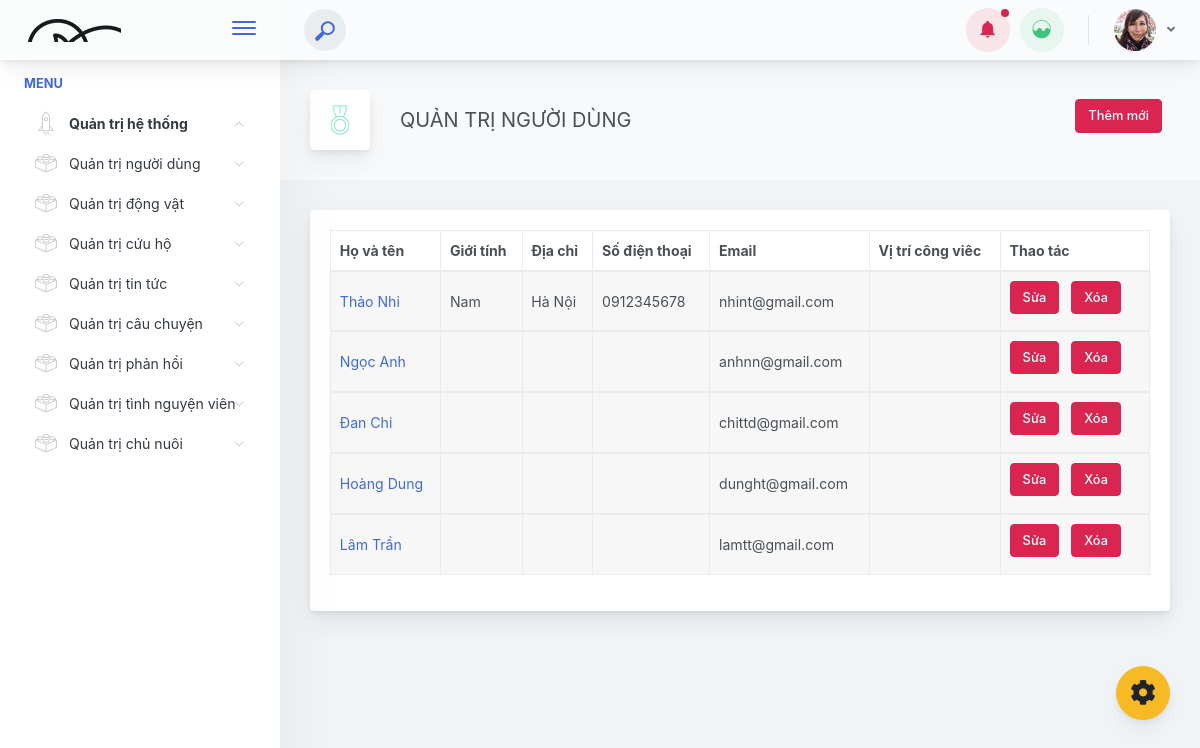
/index.php/admin/quan_tri_nguoi_dung, run on an earlier commit of the app's database.
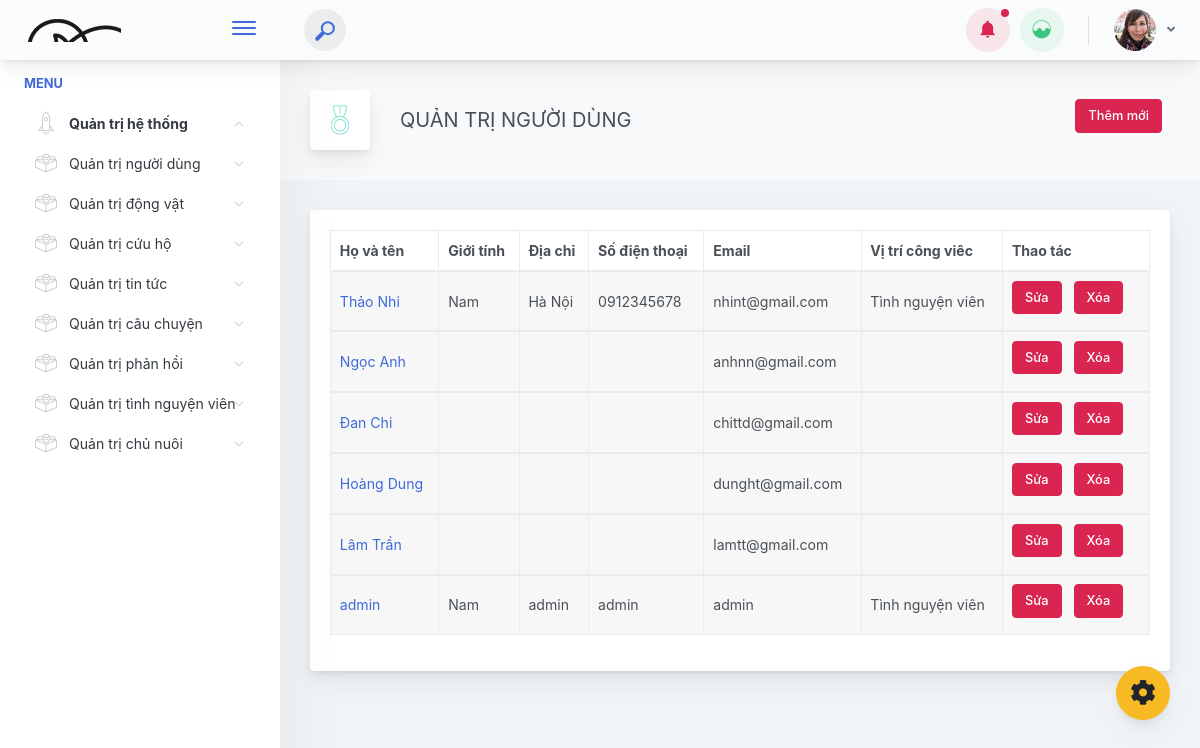
And on a later commit of the database.
### tables this page shows
CREATE TABLE `tbl_user` (
  `id` int(11) NOT NULL,
  `ho_ten` varchar(200) NOT NULL,
  `gioi_tinh_id` int(11) NOT NULL,
  `dia_chi` varchar(200) NOT NULL,
  `sdt` varchar(10) NOT NULL,
  `email` varchar(200) NOT NULL,
  `mat_khau` varchar(200) NOT NULL,
  `vi_tri_id` int(11) NOT NULL,
  `anh` varchar(300) DEFAULT NULL,
  `ghi_chu` text DEFAULT NULL
);

CREATE TABLE `tbl_gioi_tinh` (
  `gioi_tinh_id` int(11) NOT NULL,
  `ten_gioi_tinh` varchar(100) NOT NULL
);

CREATE TABLE `tbl_vi_tri` (
  `vi_tri_id` int(11) NOT NULL,
  `ten_vi_tri` varchar(100) NOT NULL,
  `dac_diem` text DEFAULT NULL,
  `mo_ta` text NOT NULL
);

### application/controllers/admin/Quan_tri_nguoi_dung.php (called while the page is built, shortened)
<?php
class Quan_tri_nguoi_dung extends CI_Controller {
	function __construct()
	{
		$this->load->library('pagination');
		$this->load->helper('url');
		$this->load->database();
		$this->load->model('m_nguoi_dung');
		$this->load->model('m_gioi_tinh');
	}
	public function index()
	{
		$data['title'] = "Quản trị người dùng | United Pets";
		$data['danh_sach'] = $this->m_nguoi_dung->lay_danh_sach_nguoi_dung1();
        $data['viTri'] = $this->m_nguoi_dung->getViTri();
        $data['gioiTinh'] = $this->m_nguoi_dung->getSex();
       	$config['total_rows'] = $this->m_nguoi_dung->countAll();
        $config['base_url'] = base_url() . "admin/Quan_tri_nguoi_dung/index";
        $config['per_page'] = 3;
		$start = $this->uri->segment(4);
        $data['listUser'] = $this->m_nguoi_dung->getListHasPaginate($config['per_page'], $start);
		$this->pagination->initialize($config);
        $paginator = $this->pagination->create_links();
        $data['paginator'] = $paginator;
		$this->load->view('admin/v_header', $data);
		$this->load->view('admin/v_menu');
		$this->load->view('admin/v_quan_tri_nguoi_dung', $data);
	}
}

### index.php (called while the page is built, shortened)
<?php
require_once BASEPATH.'core/CodeIgniter.php';

### application/models/m_nguoi_dung.php (called while the page is built, shortened)
<?php
	class m_nguoi_dung extends CI_Model {
		public function lay_danh_sach_nguoi_dung1()
		{
			$query = $this->db->query("select * from tbl_user");
			return $query->result();
		}
        public function getSex(){
        	$query = $this->db->query("
				SELECT *
				FROM tbl_gioi_tinh
			");
            return $query->result();
        }
        public function getViTri(){
        	$query= $this->db->query("
				SELECT * FROM tbl_vi_tri
			");
			return $query->result();
        }
        public function getListHasPaginate($total, $start)
		{
			$this->db->limit($total, $start);
			$query = $this->db->get('tbl_user');
			return $query->result();
		}
	}
;?>

### application/views/admin/v_quan_tri_nguoi_dung.php (the view, shortened to what the changed rows need)
            <div class="app-main__outer">
                <div class="app-main__inner">
                                <div class="main-card mb-3 card">
                        <div class="card-body">
                            <table style="width: 100%;" id="example" class="table table-hover table-striped table-bordered">
                                <thead>
                                <tr>
                                    <th>Họ và tên</th>
                                    <th>Giới tính</th>
                                    <th>Địa chỉ</th>
                                    <th>Số điện thoại</th>
                                    <th>Email</th>
                                    <th>Vị trí công viêc</th>
                                    <th>Thao tác</th>
                                </tr>
                                </thead>
                                 <?php foreach ($danh_sach as $key => $row) {;?>                            <tbody>
                                <tr>
                                    <td>
                                        <a href="<?=base_url();?>admin/quan_tri_nguoi_dung/xem/<?=$row->id;?>" class="text-big font-weight-semibold"><?=$row->ho_ten;?>
                                        </a>
                                    </td>
                                    <td>
                                       <?php
                                            foreach ($gioiTinh as $key2 => $value2) {
                                                if ($row->gioi_tinh_id == $value2->gioi_tinh_id) {
                                                    echo $value2->ten_gioi_tinh;
                                                }
                                            }
                                        ?>
                                    </td>
                                    <td><?=$row->dia_chi;?></td>
                                    <td><?=$row->sdt;?></td>
                                    <td><?=$row->email;?></td>
                                    <td>
                                        <?php
                                            foreach ($viTri as $key1 => $value) {
                                                if ($row->vi_tri_id == $value->vi_tri_id) {
                                                    echo $value->ten_vi_tri;
                                                }
                                            }
                                        ?>
                                    </td>
                                    <td>
                                            <a href="<?=base_url();?>admin/quan_tri_nguoi_dung/sua/<?=$row->id;?>">
                                            <button class="ladda-button mb-2 mr-2 btn btn-danger" data-style="expand-right">
                                                <span class="ladda-label">Sửa</span>
                                            </button>
                                            </a>
                                            <a href="<?=base_url();?>admin/quan_tri_nguoi_dung/xoa/<?=$row->id;?>">
                                            <button class="ladda-button mb-2 mr-2 btn btn-danger" data-style="expand-right">
                                                <span class="ladda-label">Xóa</span>
                                            </button>
                                            </a>
                                    </td>
                                </tr>
                                </tbody>
                                <?php
                                }
                                ;?>
                            </table>
                        </div>
                    </div>
                </div>
                </div>
    </div>
</div>
<div class="app-drawer-overlay d-none animated fadeIn"></div><script type="text/javascript" src="./assets/scripts/main.87c0748b313a1dda75f5.js"></script></body>
</html>

What changed in the data, as far as the page shows it:
added tbl_vi_tri: ten_vi_tri "Tình nguyện viên"
added tbl_user: ho_ten "admin", dia_chi "admin", sdt "admin", email "admin", tbl_gioi_tinh (ten_gioi_tinh "Nam")
